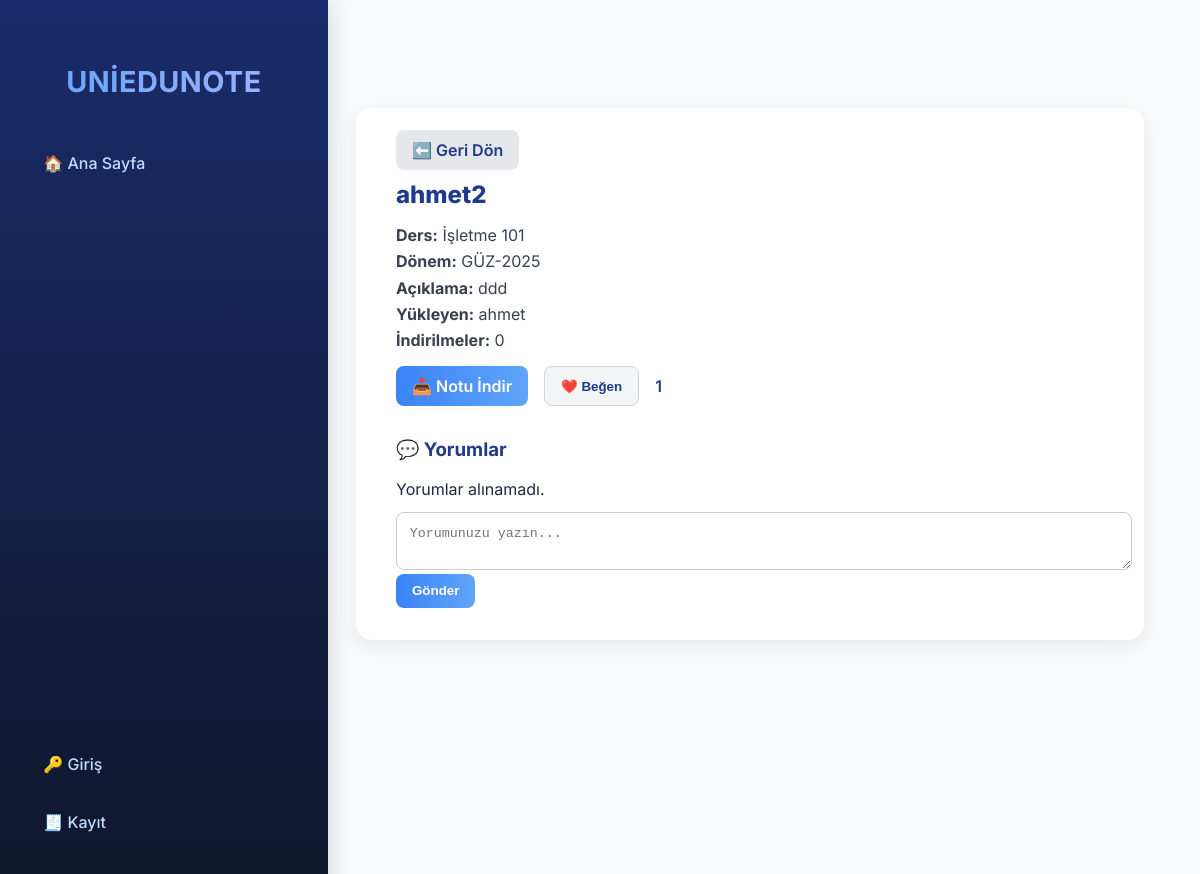
The app's page /notes/6/ with its own data.
### notes/models.py (models this page shows, shortened)
class Note(models.Model):
    SEMESTER_CHOICES = [
        ('BAHAR-2024', 'Bahar 2024'),
        ('GÜZ-2024', 'Güz 2024'),
        ('BAHAR-2025', 'Bahar 2025'),
        ('GÜZ-2025', 'Güz 2025'),
    ]
    user = models.ForeignKey(User, on_delete=models.CASCADE)
    university = models.ForeignKey(University, on_delete=models.CASCADE)
    faculty = models.ForeignKey(Faculty, on_delete=models.CASCADE)
    department = models.ForeignKey(Department, on_delete=models.CASCADE)
    course = models.ForeignKey(Course, on_delete=models.CASCADE)
    semester = models.CharField(max_length=20, choices=SEMESTER_CHOICES)
    title = models.CharField(max_length=255)
    description = models.TextField(blank=True, null=True)
    file = models.FileField(upload_to='notes/')
    uploaded_at = models.DateTimeField(auto_now_add=True)
    download_count = models.IntegerField(default=0)
    likes = models.IntegerField(default=0)

### categories/models.py (models this page shows, shortened)
class Course(models.Model):
    department = models.ForeignKey(Department, on_delete=models.CASCADE, related_name="courses")
    name = models.CharField(max_length=255)

### users/models.py (models this page shows, shortened)
class User(AbstractUser):
    university = models.CharField(max_length=100, blank=True, null=True)
    points = models.IntegerField(default=0)

### notes/views.py (the view)
# urls.py: path('notes/<int:pk>/', note_detail, name='note_detail'),
def note_detail(request, pk):
    note = get_object_or_404(Note, pk=pk)
    return render(request, 'notes/note_detail.html', {'note': note})

### templates/notes/note_detail.html (shortened to what this page needs)
{% extends "base.html" %}
{% block content %}
<div class="note-detail-card">
  <a class="btn btn-back" href="{{ request.session.last_notes_list_url|default:'/notes/' }}">⬅️ Geri Dön</a>
  <h2>{{ note.title }}</h2>
  <div class="note-meta">
    <p><strong>Ders:</strong> {{ note.course.name }}</p>
    <p><strong>Dönem:</strong> {{ note.semester }}</p>
    <p><strong>Açıklama:</strong> {{ note.description|default:"-" }}</p>
    <p><strong>Yükleyen:</strong> {{ note.user.username }}</p>
    <p><strong>İndirilmeler:</strong> {{ note.download_count }}</p>
  </div>
  <div style="display:flex;gap:1rem;margin-top:1rem;flex-wrap:wrap;">
    <a href="{% url 'download_note' note.pk %}" class="btn btn-download">📥 Notu İndir</a>
    <button id="likeBtn" class="btn btn-like">❤️ Beğen</button>
    <span id="likeCount" style="align-self:center;color:#1e3a8a;font-weight:600;">{{ note.likes }}</span>
  </div>
  <div class="comments">
    <h3 style="color:#1e3a8a;margin-top:2rem;">💬 Yorumlar</h3>
    <div id="commentList"></div>
    <textarea id="commentText" placeholder="Yorumunuzu yazın..."></textarea>
    <button class="btn btn-download" id="sendComment">Gönder</button>
  </div>
</div>
{% endblock %}

### static/css/style.css (style rules this page uses)
body { background:#f5f7fb;font-family:Inter,system-ui,-apple-system,Segoe UI,Roboto,Arial,sans-serif;margin:0 }

### templates/base.html (style rules this page uses)
body { margin: 0; font-family: 'Inter', system-ui, -apple-system, Segoe UI, Roboto, Arial, sans-serif; background: #f8fafc; display: flex; min-height: 100vh; overflow-x: hidden; color: #1e2a44; }
.btn, .btn:hover, a.btn, a.btn:hover { text-decoration: none; }

### templates/notes/note_detail.html (style rules this page uses)
.note-detail-card { max-width:760px;margin:60px auto;background:#fff;border-radius:16px;box-shadow:0 6px 20px rgba(0,0,0,.08);padding:2rem 2.5rem; }
h2 { color:#1e3a8a;font-weight:800;margin-bottom:1rem; }
.note-meta p { margin:.4rem 0;color:#374151; }
.btn { padding:.6rem 1rem;border-radius:8px;font-weight:600;cursor:pointer;border:none }
.btn-download { background:linear-gradient(90deg,#3b82f6,#60a5fa);color:#fff }
.btn-like { background:#f3f4f6;color:#1e3a8a;border:1px solid #d1d5db }
.btn-back { background:#e5e7eb;color:#1e3a8a;margin-bottom:1rem }
textarea { width:100%;padding:.8rem;border:1px solid #ccc;border-radius:8px;margin-top:.8rem }

### records on screen
Note: title "ahmet2", course.name "İşletme 101", semester "GÜZ-2025", description "ddd", user.username "ahmet", download_count "0", likes "1"
